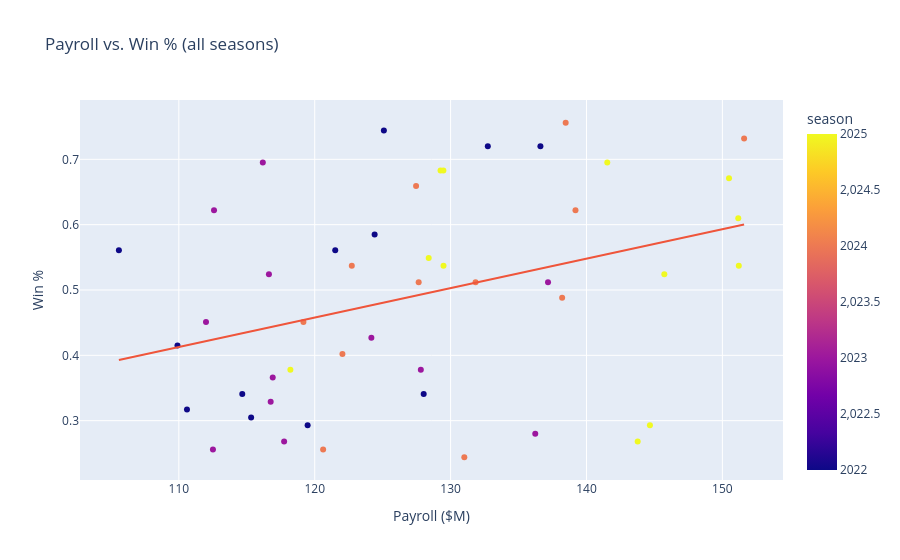

Write notebook code for a chart like this one.
### Markdown cell above
## 4. Payroll vs. win percentage does spending buy wins?

A trendline here tells you whether higher payroll is actually correlated with winning,
which is a real front-office question (is the cap space being spent effectively?).

### Code cell
fig = px.scatter(team_season, x='payroll_m', y='win_pct', color='season',
                  hover_name='team_name', trendline='ols',
                  title='Payroll vs. Win % (all seasons)',
                  labels={'payroll_m': 'Payroll ($M)', 'win_pct': 'Win %'})
fig.show()

### Figure 1 — Plotly figure (JSON) as saved in the notebook; plotly's stock layout.template omitted (floating-point values rounded to 4 significant figures)
{"data": [{"hovertemplate": "<b>%{hovertext}</b><br><br>Payroll ($M)=%{x}<br>Win %=%{y}<br>season=%{marker.color}<extra></extra>", "hovertext": ["St. Louis Comets", "Austin Rattlers", "Denver Peaks", "Seattle Tide", "Phoenix Heat Wave", "Chicago Steel", "Atlanta Flux", "Boston Anchors", "Portland Pines", "Miami Current", "Minneapolis Frost", "Nashville Sound", "St. Louis Comets", "Austin Rattlers", "Denver Peaks", "Seattle Tide", "Phoenix Heat Wave", "Chicago Steel", "Atlanta Flux", "Boston Anchors", "Portland Pines", "Miami Current", "Minneapolis Frost", "Nashville Sound", "St. Louis Comets", "Austin Rattlers", "Denver Peaks", "Seattle Tide", "Phoenix Heat Wave", "Chicago Steel", "Atlanta Flux", "Boston Anchors", "Portland Pines", "Miami Current", "Minneapolis Frost", "Nashville Sound", "St. Louis Comets", "Austin Rattlers", "Denver Peaks", "Seattle Tide", "Phoenix Heat Wave", "Chicago Steel", "Atlanta Flux", "Boston Anchors", "Portland Pines", "Miami Current", "Minneapolis Frost", "Nashville Sound"], "legendgroup": "", "marker": {"color": [2022, 2022, 2022, 2022, 2022, 2022, 2022, 2022, 2022, 2022, 2022, 2022, 2023, 2023, 2023, 2023, 2023, 2023, 2023, 2023, 2023, 2023, 2023, 2023, 2024, 2024, 2024, 2024, 2024, 2024, 2024, 2024, 2024, 2024, 2024, 2024, 2025, 2025, 2025, 2025, 2025, 2025, 2025, 2025, 2025, 2025, 2025, 2025], "coloraxis": "coloraxis", "symbol": "circle"}, "mode": "markers", "name": "", "orientation": "v", "showlegend": false, "type": "scatter", "x": [125.1, 114.7, 110.6, 124.4, 136.6, 128.0, 119.5, 132.7, 105.6, 109.9, 115.3, 121.5, 116.6, 112.5, 112.6, 124.2, 117.8, 137.2, 127.8, 116.9, 112.0, 116.8, 116.2, 136.2, 151.6, 119.2, 120.6, 122.7, 127.7, 138.5, 127.5, 131.8, 131.0, 122.0, 138.2, 139.2, 145.7, 118.2, 128.4, 129.3, 129.5, 150.5, 144.7, 151.2, 141.5, 129.5, 143.8, 151.2], "xaxis": "x", "y": [0.744, 0.341, 0.317, 0.585, 0.72, 0.341, 0.293, 0.72, 0.561, 0.415, 0.305, 0.561, 0.524, 0.256, 0.622, 0.427, 0.268, 0.512, 0.378, 0.366, 0.451, 0.329, 0.695, 0.28, 0.732, 0.451, 0.256, 0.537, 0.512, 0.756, 0.659, 0.512, 0.244, 0.402, 0.488, 0.622, 0.524, 0.378, 0.549, 0.683, 0.683, 0.671, 0.293, 0.61, 0.695, 0.537, 0.268, 0.537], "yaxis": "y"}, {"hovertemplate": "<b>OLS trendline</b><br>win_pct = 0.00450834 * payroll_m + -0.0833154<br>R<sup>2</sup>=0.120560<br><br>Payroll ($M)=%{x}<br>Win %=%{y} <b>(trend)</b><extra></extra>", "legendgroup": "", "marker": {"symbol": "circle"}, "mode": "lines", "name": "", "showlegend": false, "type": "scatter", "x": [105.6, 109.9, 110.6, 112.0, 112.5, 112.6, 114.7, 115.3, 116.2, 116.6, 116.8, 116.9, 117.8, 118.2, 119.2, 119.5, 120.6, 121.5, 122.0, 122.7, 124.2, 124.4, 125.1, 127.5, 127.7, 127.8, 128.0, 128.4, 129.3, 129.5, 129.5, 131.0, 131.8, 132.7, 136.2, 136.6, 137.2, 138.2, 138.5, 139.2, 141.5, 143.8, 144.7, 145.7, 150.5, 151.2, 151.2, 151.6], "xaxis": "x", "y": [0.3927, 0.4122, 0.4153, 0.4216, 0.4239, 0.4243, 0.4337, 0.4366, 0.4405, 0.4425, 0.4431, 0.4438, 0.4475, 0.4496, 0.4539, 0.4553, 0.4605, 0.4645, 0.4669, 0.47, 0.4765, 0.4776, 0.4806, 0.4913, 0.4922, 0.4929, 0.4938, 0.4955, 0.4994, 0.5004, 0.5004, 0.5073, 0.5111, 0.5151, 0.5309, 0.5326, 0.5351, 0.5398, 0.541, 0.5442, 0.5547, 0.5648, 0.5689, 0.5737, 0.5951, 0.5982, 0.5984, 0.6001], "yaxis": "y"}], "layout": {"coloraxis": {"colorbar": {"title": {"text": "season"}}, "colorscale": [[0, "#0d0887"], [0.1111, "#46039f"], [0.2222, "#7201a8"], [0.3333, "#9c179e"], [0.4444, "#bd3786"], [0.5556, "#d8576b"], [0.6667, "#ed7953"], [0.7778, "#fb9f3a"], [0.8889, "#fdca26"], [1, "#f0f921"]]}, "legend": {"tracegroupgap": 0}, "title": {"text": "Payroll vs. Win % (all seasons)"}, "xaxis": {"anchor": "y", "domain": [0, 1], "title": {"text": "Payroll ($M)"}}, "yaxis": {"anchor": "x", "domain": [0, 1], "title": {"text": "Win %"}}}}
